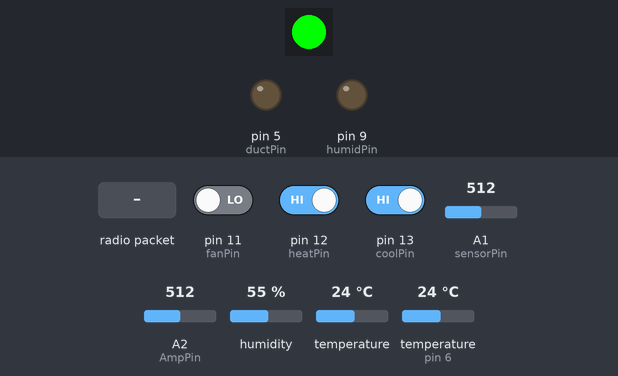
This sketch was run on a simulated Arduino Uno, built with avr-gcc and run on an emulated ATmega328P. Shown: 1 RGB LEDs in strip order, left to right, output pins drawn as LEDs (lit = HIGH). Inputs (shaded band) come from the test bench; at power-on: pin 13 (coolPin) HIGH, pin 12 (heatPin) HIGH, pin 11 (fanPin) LOW, A1 (sensorPin) = 512, A2 (AmpPin) = 512, humidity 55 %, temperature 24 °C, temperature (sensor on pin 6) 24 °C. Colours are those a GRB WS2812 strip shows for the declared byte order; no radio packets arrive unless stated; pins used as bus, display or sensor lines are not drawn.

Above: at 1.4 s.
1.5 s: pin 13 (coolPin) driven LOW
At 2.4 s:
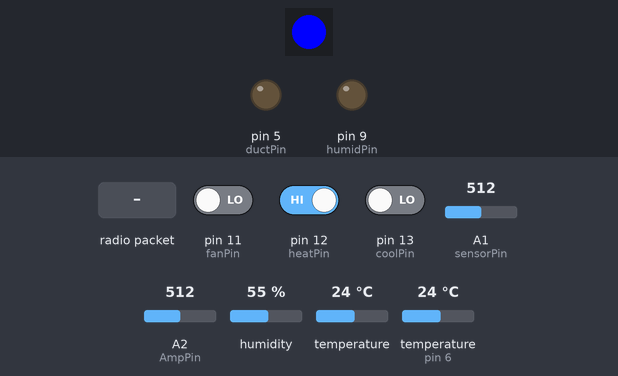
3.2 s: radio packet "1" arrives
At 3.9 s:
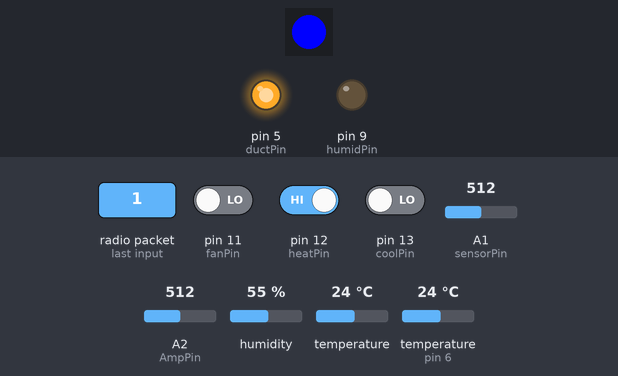
4.9 s: pin 12 (heatPin) driven LOW
At 5.7 s:
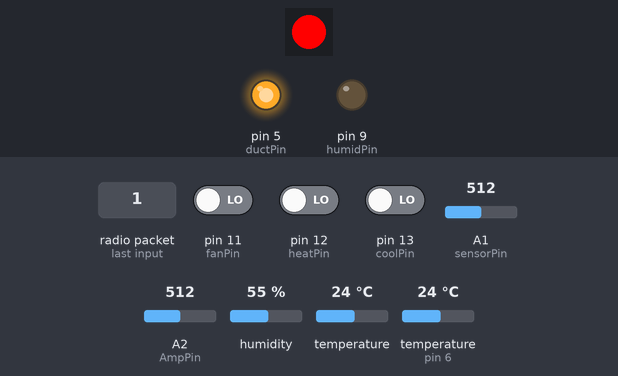
6.4 s: pin 12 (heatPin) driven HIGH
At 7.1 s:
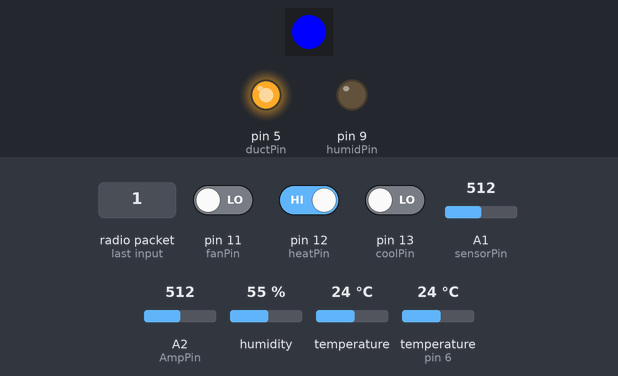
8.0 s: pin 13 (coolPin) driven HIGH
At 8.9 s:
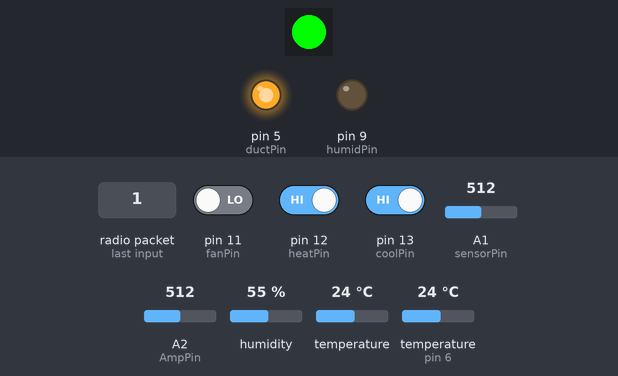
Timing chart, 0 to 10.6 s (numbered marks = the images above; inputs shaded):
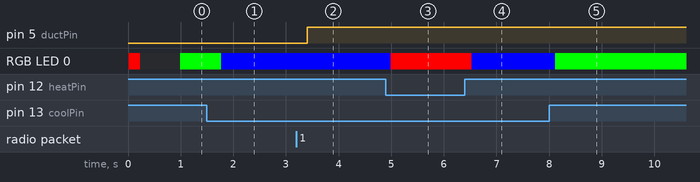

Measured:
- after the input at 1.5 s, RGB LED 0: RGB(0, 255, 0) → RGB(0, 0, 255) after 0.27 s
- after the input at 3.2 s, pin 5 (ductPin): LOW → HIGH after 0.21 s
- after the input at 4.9 s, RGB LED 0: RGB(0, 0, 255) → RGB(255, 0, 0) after 0.09 s
- after the input at 6.4 s, RGB LED 0: RGB(255, 0, 0) → RGB(0, 0, 255) after 0.13 s
- after the input at 8.0 s, RGB LED 0: RGB(0, 0, 255) → RGB(0, 255, 0) after 0.11 s

The sketch:

HVAC_Controller_RF95.ino
```cpp
// (licence header left out)
#include <SPI.h>
#include <RH_RF95.h>
#include <Wire.h>
#include <Adafruit_AM2315.h>
#include <FastLED.h>
#include <OneWire.h>
#include <DallasTemperature.h>

#define ONE_WIRE_BUS 6
#define BRIGHTNESS 10
#define LED_PIN 10
#define NUM_LEDS 1
#define ACTectionRange 20
#define VREF 3.3
#define RFM95_CS 8
#define RFM95_RST 4
#define RFM95_INT 3

unsigned long currentMillis;
unsigned long prevMillis;
unsigned long senseIntervalMillis = 2000;

Adafruit_AM2315 am2315;
CRGB leds[NUM_LEDS];
OneWire oneWire(ONE_WIRE_BUS);
DallasTemperature sensors(&oneWire);
#define RF95_FREQ 915.0
RH_RF95 rf95(RFM95_CS, RFM95_INT);

struct DataRX
{
  uint16_t Amps;
  uint16_t pressure;
  uint16_t ODtemp;
  uint8_t duct_RH;
  uint8_t systemState;
  uint8_t RH_Set;
  bool humidControl;
  bool negSign;
} ControlData = {0, 0, 0, 0, 2, 35, false, false};

struct DataTX
{
  bool ductControl;
  uint8_t humidSet;
} MonitorData = {false, 35};

float TempF;
float Amps = 3.1;
const int sensorPin = A1;
const int AmpPin = A2;
const int coolPin = 13;
const int heatPin = 12;
const int fanPin = 11;
const int humidPin = 9;
const int ductPin = 5;

bool heatState;
bool coolState;
bool fanState;
bool fanControl;
//==============
void setup() {
  Serial.begin(9600);
  // OneWire and AM2315 sensors
  sensors.begin();
  am2315.begin();
  pinMode(RFM95_RST, OUTPUT);
  pinMode (heatPin, INPUT);
  pinMode (coolPin, INPUT);
  pinMode (fanPin, INPUT);
  pinMode (ductPin, OUTPUT);
  pinMode (humidPin, OUTPUT);

  FastLED.addLeds<WS2812, LED_PIN, RGB>(leds, NUM_LEDS);
  leds[0] = CRGB(0, 255, 0);
  FastLED.show();
  //reset and setup RFM95
  digitalWrite(RFM95_RST, HIGH);
  // manual reset
  digitalWrite(RFM95_RST, LOW);
  delay(10);
  digitalWrite(RFM95_RST, HIGH);
  delay(200);
  rf95.init();
  rf95.setFrequency(RF95_FREQ);
  rf95.setTxPower(23, false);
  leds[0] = CRGB(0, 0, 0);
  FastLED.show();
}
//==========
void loop() {
  readSensors();
  if (rf95.available())
  {
    // Should be a message for us now
    uint8_t buf[RH_RF95_MAX_MESSAGE_LEN];
    uint8_t len = sizeof(buf);

    if (rf95.recv(buf, &len))
    {
      memcpy(&MonitorData, buf, sizeof(MonitorData));
      // Send a reply
      rf95.send((uint8_t *)&ControlData, sizeof(ControlData));
      rf95.waitPacketSent();
    }
  }
  //show status and control relays
  FastLED.show();
  digitalWrite(ductPin, MonitorData.ductControl);
  digitalWrite(humidPin, ControlData.humidControl);
}
//============
void readSensors() {
  sensors.requestTemperatures();
  float temperature, humidity;
  currentMillis = millis();
  //read AM2315 every 2 seconds
  if (currentMillis - prevMillis >= senseIntervalMillis)
  {
    prevMillis = currentMillis;
    am2315.readTemperatureAndHumidity(&temperature, &humidity);
    ControlData.duct_RH = round(humidity);
  }
  //read system state(low is on)
  heatState = digitalRead(heatPin);
  coolState = digitalRead(coolPin);
  fanControl = digitalRead(fanPin);
  //read sensors, convert and assign ControlData values
  ControlData.pressure = round(analogRead(sensorPin));
  TempF = sensors.getTempFByIndex(0);
  if (TempF < 0)
  {
    ControlData.negSign = true;
    TempF = abs(TempF);
  }
  else ControlData.negSign = false;
  ControlData.ODtemp = round(TempF * 10.0);
  Amps = readACCurrentValue();
  ControlData.Amps = round(Amps * 10.0);

  //determine what the present system state is
  if (!heatState)
  {
    ControlData.systemState = 1;
    leds[0] = CRGB(0, 255, 0);
  }
  else if (!coolState)
  {
    ControlData.systemState = 0;
    leds[0] = CRGB(0, 0, 255);
  }
  else
  {
    ControlData.systemState = 2;
    leds[0] = CRGB(255, 0, 0);
  }
  if (Amps > 5) fanState = true;
  else fanState = false;

  //assign the humidity set point and humidifier relay state
  if (MonitorData.humidSet > 0) ControlData.RH_Set = MonitorData.humidSet;
  else if (TempF <= 20) ControlData.RH_Set = round(50 - ((50 - ControlData.ODtemp) / 2));
  else ControlData.RH_Set = 35;
  if ((ControlData.duct_RH < MonitorData.humidSet) && ControlData.systemState == 1 && fanState)
  {
    ControlData.humidControl = true;
  }
  if (ControlData.duct_RH >= MonitorData.humidSet || !fanState || (ControlData.systemState != 1 && !fanControl))
  {
    ControlData.humidControl = false;
  }

}
//Gravity current sensor code
//==============
float readACCurrentValue()
{
  float ACCurrentValue = 0;
  float peakVoltage = 0;
  float voltageVirtualValue = 0;  //Vrms
  for (int i = 0; i < 5; i++)
  {
    peakVoltage += analogRead(AmpPin);   //read peak voltage
    delay(1);
  }
  peakVoltage = peakVoltage / 5.0;
  voltageVirtualValue = peakVoltage * 0.707;

  //  The circuit is amplified by 2 times, so it is divided by 2.
  voltageVirtualValue = (voltageVirtualValue / 1024 * VREF ) / 2.0;

  ACCurrentValue = voltageVirtualValue * ACTectionRange;

  return ACCurrentValue;
}
```
